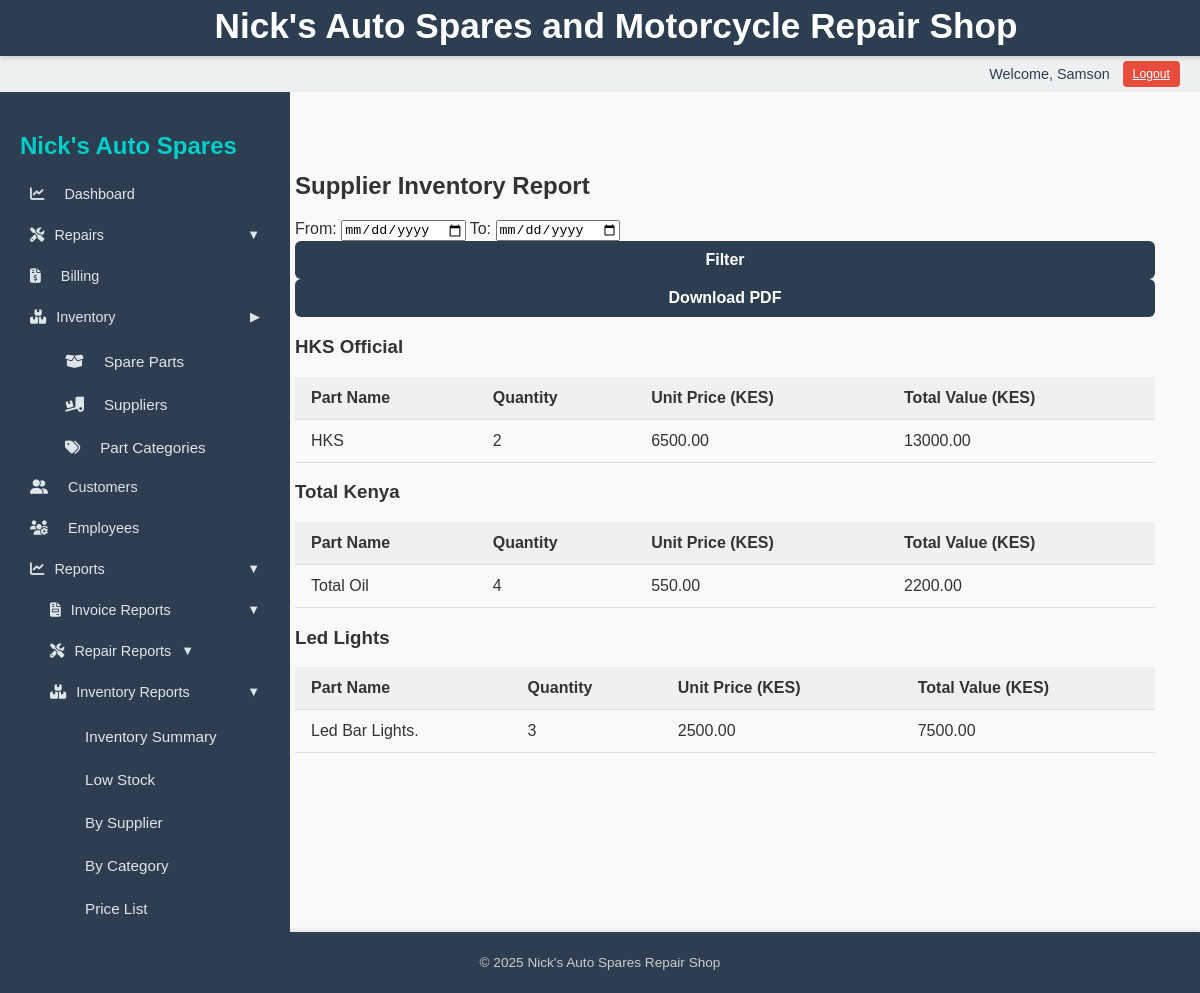
Screenshot of /reports/inventory/supplier-inventory/ (signed in) with the database file from the repository.
### inventory/models.py (models this page shows, shortened)
class SparePart(models.Model):
    name = models.CharField(max_length=100)
    part_number = models.CharField(max_length=50, blank=True, null=True)
    category = models.ForeignKey(PartCategory, on_delete=models.SET_NULL, null=True, blank=True)
    quantity = models.PositiveIntegerField()
    price = models.DecimalField(max_digits=10, decimal_places=2)
    supplier = models.ForeignKey('Supplier', on_delete=models.SET_NULL, null=True, blank=True)
    date_added = models.DateTimeField(auto_now_add=True)

class Supplier(models.Model):
    name = models.CharField(max_length=100, unique=True)
    contact_person = models.CharField(max_length=100, blank=True, null=True)
    phone = models.CharField(max_length=20, blank=True, null=True)
    email = models.EmailField(blank=True, null=True)
    address = models.TextField(blank=True, null=True)

### reports/views.py (the view)
# urls.py: path("inventory/supplier-inventory/", views.supplier_inventory_report, name="supplier_inventory_report"),
@login_required
def supplier_inventory_report(request):
    from_date, to_date = parse_date_range(request)
    parts = SparePart.objects.select_related("supplier").all()
    if from_date:
        parts = parts.filter(date_added__date__gte=from_date)
    if to_date:
        parts = parts.filter(date_added__date__lte=to_date)
    supplier_parts = defaultdict(list)
    for part in parts:
        part.total_value = part.quantity * part.price
        supplier_name = part.supplier.name if part.supplier else "Unknown Supplier"
        supplier_parts[supplier_name].append(part)
    context = {
        "supplier_parts": dict(supplier_parts),
        "from_date": from_date,
        "to_date": to_date
    }
    if request.GET.get("format") == "pdf":
        return render_pdf_view(
            "reports/inventory_reports/supplier_inventory_report_pdf.html",
            context,
            "supplier-inventory.pdf"
        )
    return render(request, "reports/inventory_reports/supplier_inventory_report.html", context)

### reports/utils.py (called while the page is built)
def parse_date_range(request):
    from_date = request.GET.get("from")
    to_date = request.GET.get("to")
    try:
        from_date = datetime.datetime.strptime(from_date, "%Y-%m-%d").date() if from_date else None
        to_date = datetime.datetime.strptime(to_date, "%Y-%m-%d").date() if to_date else None
    except ValueError:
        from_date = to_date = None
    return from_date, to_date

### templates/reports/inventory_reports/supplier_inventory_report.html
{% extends "base_dashboard.html" %}
{% block content %}
<h2>Supplier Inventory Report</h2>
<form method="get">
    <label>From: <input type="date" name="from" value="{{ from_date }}"></label>
    <label>To: <input type="date" name="to" value="{{ to_date }}"></label>
    <button type="submit" class="btn">Filter</button>
    {% if supplier_parts %}
    <button type="submit" name="format" value="pdf" class="btn">Download PDF</button>
    {% endif %}
</form>
{% if supplier_parts %}
{% for supplier, parts in supplier_parts.items %}
    <h3>{{ supplier|default:"Unknown Supplier" }}</h3>
    <table class="styled-table">
        <thead>
            <tr>
                <th>Part Name</th>
                <th>Quantity</th>
                <th>Unit Price (KES)</th>
                <th>Total Value (KES)</th>
            </tr>
        </thead>
        <tbody>
            {% for part in parts %}
            <tr>
                <td>{{ part.name }}</td>
                <td>{{ part.quantity }}</td>
                <td>{{ part.price|floatformat:2 }}</td>
                <td>{{ part.total_value|floatformat:2 }}</td>
            </tr>
            {% endfor %}
        </tbody>
    </table>
{% endfor %}
{% else %}
<p>No inventory records found.</p>
{% endif %}
{% endblock %}

### templates/base_dashboard.html (shortened to what this page needs)
{% load static %}
<!DOCTYPE html>
<html lang="en">
<head>
    <link rel="stylesheet" href="{% static 'css/styles.css' %}">
    <link rel="stylesheet" href="https://cdnjs.cloudflare.com/ajax/libs/font-awesome/6.5.0/css/all.min.css" />
    <link rel="stylesheet" href="https://cdnjs.cloudflare.com/ajax/libs/font-awesome/6.5.0/css/all.min.css">
</head>
<body>
    <header>
        <h1>Nick's Auto Spares and Motorcycle Repair Shop</h1>
    </header>
    <nav class="user-nav">
        {% if user.is_authenticated %}
            <span class="username">Welcome, {{ user.username }}</span>
            <form method="post" action="{% url 'logout' %}">
                <button type="submit" class="logout-button">Logout</button>
            </form>
        {% else %}
            <a href="{% url 'login' %}" class="button">Login</a>
        {% endif %}
    </nav>
    <div class="layout-container">
        <aside class="sidebar" id="sidebar">
            <h2>Nick's Auto Spares</h2>
            <a href="{% url 'reports_overview' %}" class="{% if request.path == '/reports/overview/' %}active{% endif %}">
                <i class="fas fa-chart-line"></i> Dashboard
            </a>
            <button class="toggle {% if 'repairs' in request.path or 'motorcycles' in request.path or 'motorcyclemodels' in request.path %}active{% endif %}" onclick="toggleMenu('repairsSubmenu', this)">
                <i class="fas fa-tools"></i> Repairs
                <span class="chevron" style="margin-left:auto;">&#9660;</span>
            </button>
            <a href="{% url 'invoice_list' %}" class="{% if 'billing' in request.path %}active{% endif %}">
                <i class="fas fa-file-invoice-dollar"></i> Billing
            </a>
            <button class="toggle {% if 'inventory' in request.path or 'suppliers' in request.path or 'partcategory' in request.path %}active{% endif %}" onclick="toggleMenu('inventorySubmenu', this)">
                <i class="fas fa-boxes"></i> Inventory
                <span class="chevron" style="margin-left:auto;">&#9654;</span>
            </button>
            <div id="inventorySubmenu" class="submenu {% if 'inventory' in request.path or 'suppliers' in request.path or 'partcategory' in request.path %}show{% endif %}">
                <a href="{% url 'sparepart_list' %}" class="{% if request.path == '/inventory/' %}active{% endif %}">
                    <i class="fas fa-box-open"></i> Spare Parts
                </a>
                <a href="{% url 'supplier_list' %}" class="{% if request.path == '/inventory/suppliers/' %}active{% endif %}">
                    <i class="fas fa-truck-loading"></i> Suppliers
                </a>
                <a href="{% url 'partcategory_list' %}" class="{% if request.path == '/inventory/partcategory/' %}active{% endif %}">
                    <i class="fas fa-tags"></i> Part Categories
                </a>
            </div>
            <a href="{% url 'customer_list' %}" class="{% if 'customers' in request.path %}active{% endif %}">
                <i class="fas fa-user-friends"></i> Customers
            </a>
            <a href="{% url 'employee_list' %}" class="{% if 'employees' in request.path %}active{% endif %}">
                <i class="fas fa-users-cog"></i> Employees
            </a>
            <button class="toggle {% if '/reports/' in request.path %}active{% endif %}" onclick="toggleMenu('reportsSubmenu', this)">
                <i class="fas fa-chart-line"></i> Reports
                <span class="chevron" style="margin-left:auto;">&#9660;</span>
            </button>
            <div id="reportsSubmenu" class="submenu {% if '/reports/' in request.path %}show{% endif %}">
                <button class="toggle {% if '/reports/invoices/' in request.path %}active{% endif %}" onclick="toggleMenu('invoiceReportsSubmenu', this)">
                    <i class="fas fa-file-invoice"></i> Invoice Reports
                    <span class="chevron" style="margin-left:auto;">&#9660;</span>
                </button>
                <button class="toggle {% if '/reports/repairs/' in request.path %}active{% endif %}" onclick="toggleMenu('repairReportsSubmenu', this)">
                    <i class="fas fa-tools"></i> Repair Reports
                    <span class="chevron">&#9660;</span>
                </button>
                <button class="toggle {% if '/reports/inventory/' in request.path %}active{% endif %}" onclick="toggleMenu('inventoryReportsSubmenu', this)">
                    <i class="fas fa-boxes-stacked"></i> Inventory Reports
                    <span class="chevron" style="margin-left:auto;">&#9660;</span>
                </button>
                <div id="inventoryReportsSubmenu" class="submenu {% if '/reports/inventory/' in request.path %}show{% endif %}">
                    <a href="{% url 'inventory_summary_report' %}">Inventory Summary</a>
                    <a href="{% url 'low_stock_report' %}">Low Stock</a>
                    <a href="{% url 'supplier_inventory_report' %}">By Supplier</a>
                    <a href="{% url 'category_inventory_report' %}">By Category</a>
                    <a href="{% url 'price_list_report' %}">Price List</a>
                </div>
            </div>
        </aside>
    <main class="main-content">
        <div class="content-wrapper">
            {% block content %}
            {% endblock %}
        </div>
    </main>
    </div>
    <footer>
        <p>&copy; 2025 Nick's Auto Spares Repair Shop</p>
    </footer>
</body>
</html>

### static/css/styles.css (style rules this page uses)
body { font-family: Arial, sans-serif; background-color: #f9f9f9; color: #333; margin: 0; padding: 0; }
h1 { text-align: center; margin-top: 20px; }
button.btn { width: 100%; padding: 10px; background-color: #2c3e50; color: white; font-weight: bold; border: none; border-radius: 6px; cursor: pointer; font-size: 16px; }
header { background-color: #2c3e50; color: white; padding: 1rem; text-align: center; }
nav.user-nav { background-color: #ecf0f1; padding: 10px 20px; text-align: right; }
main { padding: 20px; }
footer { background-color: #2c3e50; color: white; text-align: center; padding: 10px; margin-top: 40px; }
.button, .logout-button, input[type="submit"], button { background-color: #2c3e50; color: white; border: none; padding: 6px 12px; text-decoration: none; border-radius: 4px; cursor: pointer; font-size: 0.9rem; }
.logout-button { background: none; color: blue; border: none; padding: 0; text-decoration: underline; font-size: 1rem; }
.styled-table { width: 100%; border-collapse: collapse; margin-top: 10px; }
.styled-table th, .styled-table td { padding: 12px 16px; border-bottom: 1px solid #ddd; text-align: left; }
.styled-table thead { background-color: #f0f0f0; font-weight: bold; }

### templates/base_dashboard.html (style rules this page uses)
body { margin: 0; font-family: Arial, sans-serif; height: 100vh; }
.sidebar { width: 250px; background-color: #2c3e50; color: #fff; padding: 20px; height: 100vh; overflow-y: auto; }
.sidebar h2 { color: #00cec9; margin-bottom: 1rem; }
.sidebar a, .sidebar button.toggle { display: flex; align-items: center; gap: 10px; padding: 10px; color: #dfe6e9; text-decoration: none; margin-bottom: 5px; background: none; border: none; text-align: left; width: 100%; cursor: pointer; font-size: 0.9em;; }
.sidebar a:hover, .sidebar .active, .sidebar button.toggle:hover { background-color: #2980b9; color: #2d3436; }
.sidebar:not(.hidden) { transform: translateX(0); }
.sidebar a i { margin-right: 10px; }
.layout-container { display: grid; grid-template-columns: 250px 1fr; min-height: calc(100vh - 56px - 36px); margin-top: 92px; }
.main-content { display: flex; justify-content: center; align-items: flex-start; padding: 40px 20px; overflow-y: auto; width: 100%; box-sizing: border-box; }
.content-wrapper { width: 100%; max-width: 900px; padding: 20px; box-sizing: border-box; }
.submenu { display: none; flex-direction: column; margin-left: 20px; }
.submenu a { font-size: 0.95em; padding-left: 25px; margin: 3px 0; }
.submenu.show { display: flex; }
.chevron { font-size: 0.9em; transition: transform 0.2s ease; }
.user-nav { position: fixed; top: 56px; left: 0; width: 100%; height: 36px; background-color: #2c3e50; color: #2c3e50; padding: 0 1rem; display: flex; justify-content: flex-end; align-items: center; gap: 0.8rem; font-size: 0.9em; box-sizing: border-box; z-index: 999; transition: transform 0.3s ease; will-change: transform; }
.user-nav .username { font-weight: 500; }
.logout-button, .user-nav .button { background-color: #e74c3c; color: #fff; border: none; padding: 6px 10px; cursor: pointer; font-size: 0.85em; border-radius: 4px; }
header { position: fixed; top: 0; left: 0; width: 100%; height: 56px; background-color: #2c3e50; color: #fff; padding: 0 1rem; display: flex; align-items: center; justify-content: center; z-index: 1000; font-size: 1.1em; font-weight: 600; box-shadow: 0 2px 5px rgba(0,0,0,0.15); transition: transform 0.3s ease; will-change: transform; }
footer { background-color: #2c3e50; color: #ccc; text-align: center; padding: 0.6rem; font-size: 0.85em; margin-top: auto; box-shadow: 0 -2px 4px rgba(0,0,0,0.1); }

### rows the page displays
SparePart: name "HKS Official", name "HKS", quantity "2", price "6500.00", total_value "13000.00"
SparePart: name "Total Kenya", name "Total Oil", quantity "4", price "550.00", total_value "2200.00"
SparePart: name "Led Lights", name "Led Bar Lights.", quantity "3", price "2500.00", total_value "7500.00"

### other values shown
{{ user.username }} "Samson"
